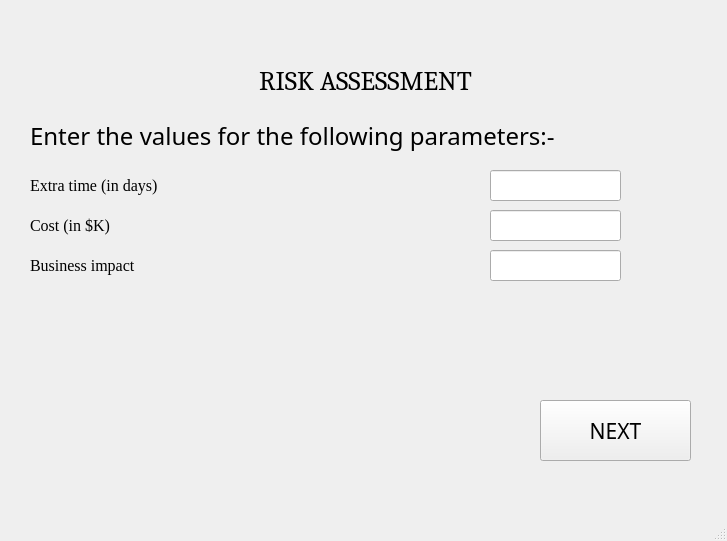
<?xml version="1.0" encoding="UTF-8"?>
<ui version="4.0">
 <class>MainWindow</class>
 <widget class="QMainWindow" name="MainWindow">
  <property name="geometry">
   <rect>
    <x>0</x>
    <y>0</y>
    <width>727</width>
    <height>541</height>
   </rect>
  </property>
  <property name="windowTitle">
   <string>MainWindow</string>
  </property>
  <widget class="QWidget" name="centralwidget">
   <widget class="QLabel" name="label_10">
    <property name="geometry">
     <rect>
      <x>130</x>
      <y>60</y>
      <width>471</width>
      <height>41</height>
     </rect>
    </property>
    <property name="font">
     <font>
      <family>Cambria</family>
      <pointsize>20</pointsize>
     </font>
    </property>
    <property name="text">
     <string>RISK ASSESSMENT</string>
    </property>
    <property name="alignment">
     <set>Qt::AlignCenter</set>
    </property>
   </widget>
   <widget class="QLabel" name="label">
    <property name="geometry">
     <rect>
      <x>30</x>
      <y>110</y>
      <width>601</width>
      <height>51</height>
     </rect>
    </property>
    <property name="font">
     <font>
      <family>Corbel</family>
      <pointsize>18</pointsize>
     </font>
    </property>
    <property name="text">
     <string>Enter the values for the following parameters:- </string>
    </property>
    <property name="alignment">
     <set>Qt::AlignLeading|Qt::AlignLeft|Qt::AlignVCenter</set>
    </property>
   </widget>
   <widget class="QLabel" name="label_2">
    <property name="geometry">
     <rect>
      <x>30</x>
      <y>170</y>
      <width>451</width>
      <height>31</height>
     </rect>
    </property>
    <property name="font">
     <font>
      <family>Georgia</family>
      <pointsize>12</pointsize>
     </font>
    </property>
    <property name="text">
     <string>Extra time (in days)</string>
    </property>
   </widget>
   <widget class="QLabel" name="label_3">
    <property name="geometry">
     <rect>
      <x>30</x>
      <y>210</y>
      <width>441</width>
      <height>31</height>
     </rect>
    </property>
    <property name="font">
     <font>
      <family>Georgia</family>
      <pointsize>12</pointsize>
     </font>
    </property>
    <property name="text">
     <string>Cost (in $K)</string>
    </property>
   </widget>
   <widget class="QLabel" name="label_4">
    <property name="geometry">
     <rect>
      <x>30</x>
      <y>250</y>
      <width>441</width>
      <height>31</height>
     </rect>
    </property>
    <property name="font">
     <font>
      <family>Georgia</family>
      <pointsize>12</pointsize>
     </font>
    </property>
    <property name="text">
     <string>Business impact</string>
    </property>
   </widget>
   <widget class="QLineEdit" name="paramJ">
    <property name="geometry">
     <rect>
      <x>490</x>
      <y>170</y>
      <width>131</width>
      <height>31</height>
     </rect>
    </property>
    <property name="font">
     <font>
      <family>Times New Roman</family>
      <pointsize>12</pointsize>
     </font>
    </property>
   </widget>
   <widget class="QLineEdit" name="paramK">
    <property name="geometry">
     <rect>
      <x>490</x>
      <y>210</y>
      <width>131</width>
      <height>31</height>
     </rect>
    </property>
    <property name="font">
     <font>
      <family>Times New Roman</family>
      <pointsize>12</pointsize>
     </font>
    </property>
   </widget>
   <widget class="QLineEdit" name="paramG">
    <property name="geometry">
     <rect>
      <x>490</x>
      <y>250</y>
      <width>131</width>
      <height>31</height>
     </rect>
    </property>
    <property name="font">
     <font>
      <family>Times New Roman</family>
      <pointsize>12</pointsize>
     </font>
    </property>
   </widget>
   <widget class="QPushButton" name="nextButton">
    <property name="geometry">
     <rect>
      <x>540</x>
      <y>400</y>
      <width>151</width>
      <height>61</height>
     </rect>
    </property>
    <property name="font">
     <font>
      <family>Corbel Light</family>
      <pointsize>16</pointsize>
     </font>
    </property>
    <property name="text">
     <string>NEXT</string>
    </property>
   </widget>
  </widget>
  <widget class="QMenuBar" name="menubar">
   <property name="geometry">
    <rect>
     <x>0</x>
     <y>0</y>
     <width>727</width>
     <height>21</height>
    </rect>
   </property>
  </widget>
  <widget class="QStatusBar" name="statusbar"/>
 </widget>
 <resources/>
 <connections/>
</ui>
